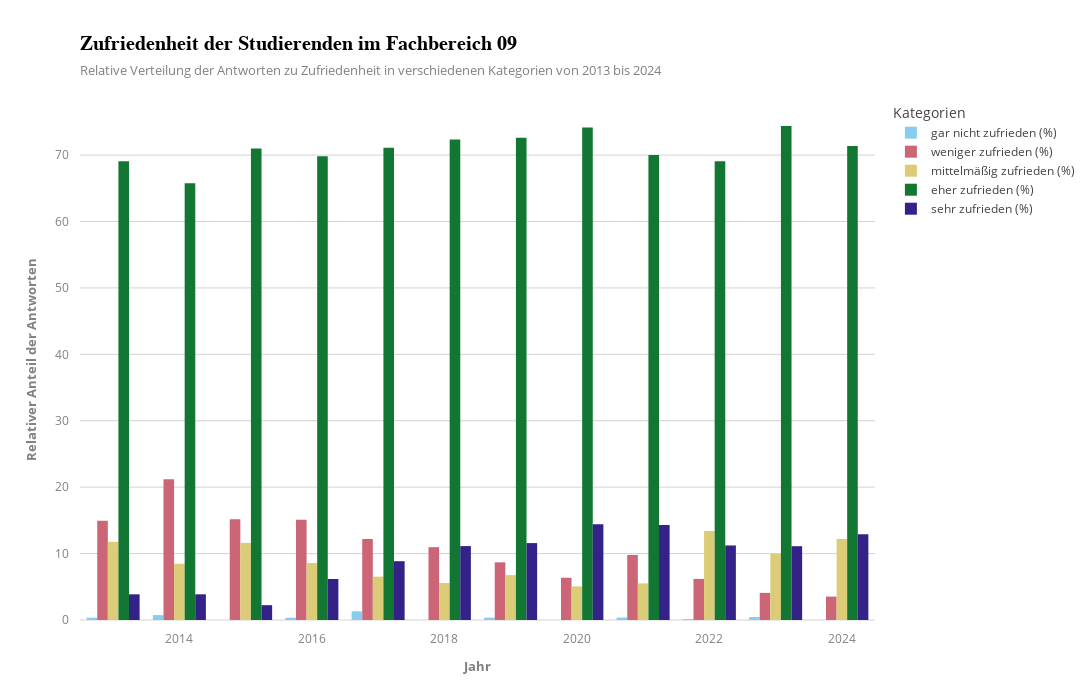

The notebook cell saved with this chart:
### Code cell
category_order = [
    'gar nicht zufrieden (%)', 
    'weniger zufrieden (%)', 
    'mittelmäßig zufrieden (%)', 
    'eher zufrieden (%)', 
    'sehr zufrieden (%)'
]

df_melted = df_rel.reset_index().melt(id_vars="Jahr", var_name="Category", value_name="sum")
df_melted.rename(columns={"index": "Jahr"}, inplace=True)

df_melted['Category'] = pd.Categorical(df_melted['Category'], categories=category_order, ordered=True)

df_melted = df_melted.sort_values(by=['Jahr', 'Category'])

fig = px.bar(df_melted, x="Jahr", 
             y="sum", 
             color="Category", 
             title="Zufriedenheit der Studierenden im Fachbereich 09", 
             subtitle="",
             color_discrete_sequence=px.colors.qualitative.Safe, 
             template="infoviz",  
             barmode="group",  
             labels={
                 'Jahr': 'Jahr', 
                 'sum': 'Relativer Anteil der Antworten',
                 'Category': 'Kategorien'
             })
fig.update_layout(
    width=1400,
    height=700,
)
fig.show()
fig.write_image("Plots/pdf/zufriedenheit2.pdf")

### Figure 1 — Plotly figure (JSON) as saved in the notebook; plotly's stock layout.template omitted (floating-point values rounded to 4 significant figures)
{"data": [{"alignmentgroup": "True", "hovertemplate": "Kategorien=gar nicht zufrieden (%)<br>Jahr=%{x}<br>Relativer Anteil der Antworten=%{y}<extra></extra>", "legendgroup": "gar nicht zufrieden (%)", "marker": {"color": "rgb(136, 204, 238)", "pattern": {"shape": ""}}, "name": "gar nicht zufrieden (%)", "offsetgroup": "gar nicht zufrieden (%)", "orientation": "v", "showlegend": true, "textposition": "auto", "type": "bar", "x": ["2013", "2014", "2015", "2016", "2017", "2018", "2019", "2020", "2021", "2022", "2023", "2024"], "xaxis": "x", "y": [0.3515, 0.7366, 0.0, 0.3431, 1.306, 0.0, 0.3619, 0.0, 0.3672, 0.1439, 0.4535, 0.0], "yaxis": "y"}, {"alignmentgroup": "True", "hovertemplate": "Kategorien=weniger zufrieden (%)<br>Jahr=%{x}<br>Relativer Anteil der Antworten=%{y}<extra></extra>", "legendgroup": "weniger zufrieden (%)", "marker": {"color": "rgb(204, 102, 119)", "pattern": {"shape": ""}}, "name": "weniger zufrieden (%)", "offsetgroup": "weniger zufrieden (%)", "orientation": "v", "showlegend": true, "textposition": "auto", "type": "bar", "x": ["2013", "2014", "2015", "2016", "2017", "2018", "2019", "2020", "2021", "2022", "2023", "2024"], "xaxis": "x", "y": [14.94, 21.18, 15.18, 15.09, 12.19, 10.97, 8.685, 6.364, 9.792, 6.187, 4.082, 3.521], "yaxis": "y"}, {"alignmentgroup": "True", "hovertemplate": "Kategorien=mittelmäßig zufrieden (%)<br>Jahr=%{x}<br>Relativer Anteil der Antworten=%{y}<extra></extra>", "legendgroup": "mittelmäßig zufrieden (%)", "marker": {"color": "rgb(221, 204, 119)", "pattern": {"shape": ""}}, "name": "mittelmäßig zufrieden (%)", "offsetgroup": "mittelmäßig zufrieden (%)", "orientation": "v", "showlegend": true, "textposition": "auto", "type": "bar", "x": ["2013", "2014", "2015", "2016", "2017", "2018", "2019", "2020", "2021", "2022", "2023", "2024"], "xaxis": "x", "y": [11.78, 8.471, 11.61, 8.576, 6.531, 5.565, 6.755, 5.065, 5.508, 13.38, 9.977, 12.21], "yaxis": "y"}, {"alignmentgroup": "True", "hovertemplate": "Kategorien=eher zufrieden (%)<br>Jahr=%{x}<br>Relativer Anteil der Antworten=%{y}<extra></extra>", "legendgroup": "eher zufrieden (%)", "marker": {"color": "rgb(17, 119, 51)", "pattern": {"shape": ""}}, "name": "eher zufrieden (%)", "offsetgroup": "eher zufrieden (%)", "orientation": "v", "showlegend": true, "textposition": "auto", "type": "bar", "x": ["2013", "2014", "2015", "2016", "2017", "2018", "2019", "2020", "2021", "2022", "2023", "2024"], "xaxis": "x", "y": [69.07, 65.75, 70.98, 69.81, 71.12, 72.34, 72.62, 74.16, 70.01, 69.06, 74.38, 71.36], "yaxis": "y"}, {"alignmentgroup": "True", "hovertemplate": "Kategorien=sehr zufrieden (%)<br>Jahr=%{x}<br>Relativer Anteil der Antworten=%{y}<extra></extra>", "legendgroup": "sehr zufrieden (%)", "marker": {"color": "rgb(51, 34, 136)", "pattern": {"shape": ""}}, "name": "sehr zufrieden (%)", "offsetgroup": "sehr zufrieden (%)", "orientation": "v", "showlegend": true, "textposition": "auto", "type": "bar", "x": ["2013", "2014", "2015", "2016", "2017", "2018", "2019", "2020", "2021", "2022", "2023", "2024"], "xaxis": "x", "y": [3.866, 3.867, 2.232, 6.175, 8.853, 11.13, 11.58, 14.42, 14.32, 11.22, 11.11, 12.91], "yaxis": "y"}], "layout": {"barmode": "group", "height": 700, "legend": {"title": {"text": "Kategorien"}, "tracegroupgap": 0}, "title": {"text": "Zufriedenheit der Studierenden im Fachbereich 09"}, "width": 1400, "xaxis": {"anchor": "y", "domain": [0, 1], "title": {"text": "Jahr"}}, "yaxis": {"anchor": "x", "domain": [0, 1], "title": {"text": "Relativer Anteil der Antworten"}}}}
